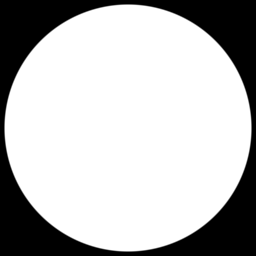
#> input picture lab3/Lab3bilder/circle.tif, 256 x 256 px
$ python DemoG.py
#> lines starting #> are read from the running program, lines starting #| are printed output that depends on the picture
import numpy as np
from scipy import signal
from matplotlib import pyplot as plt
import imageio


fig, axes = plt.subplots(nrows=1, ncols=2)
fig.tight_layout()

laplace = np.array([[0., 1., 0.], [1., -4., 1.], [0., 1., 0.]])

Im = np.double(plt.imread('Lab3bilder/circle.tif'))
#> Im: shape (256, 256) float64; min 0, max 255, mean 186.4
plt.subplot(1, 2, 1)
plt.imshow(Im, 'gray', clim=(0,255))
plt.title('original image')
plt.colorbar()

Imlaplace = signal.convolve2d(Im, laplace, 'same')
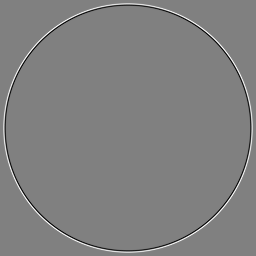
#> Imlaplace: shape (256, 256) float64; min -202, max 200, mean 0; drawn with min black and max white
plt.subplot(1, 2, 2)
plt.imshow(Imlaplace, 'gray', clim=(-200, 200))
plt.title('laplace image')
plt.colorbar()


plt.show()
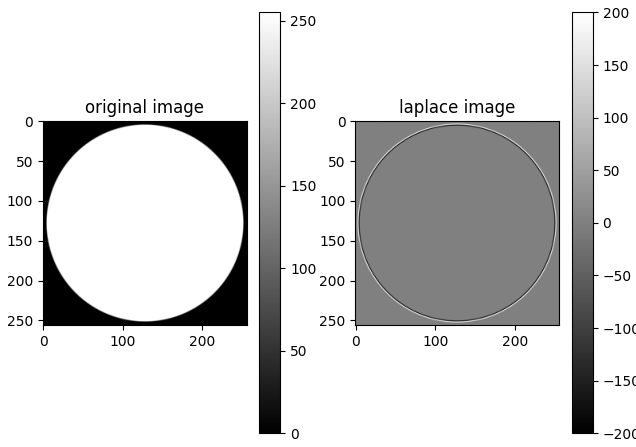
#> figure drawn by matplotlib, 4 panels


# QUESTION: 13
# In the right most graph we see that there are two tops (white values in the image)
# and two bottoms (black in the image). This can be seen in the image as the edges
# of the circle, where the right top in the graph is represented in the image as the
# edge to the right in the image. And vise-versa for the other side.
